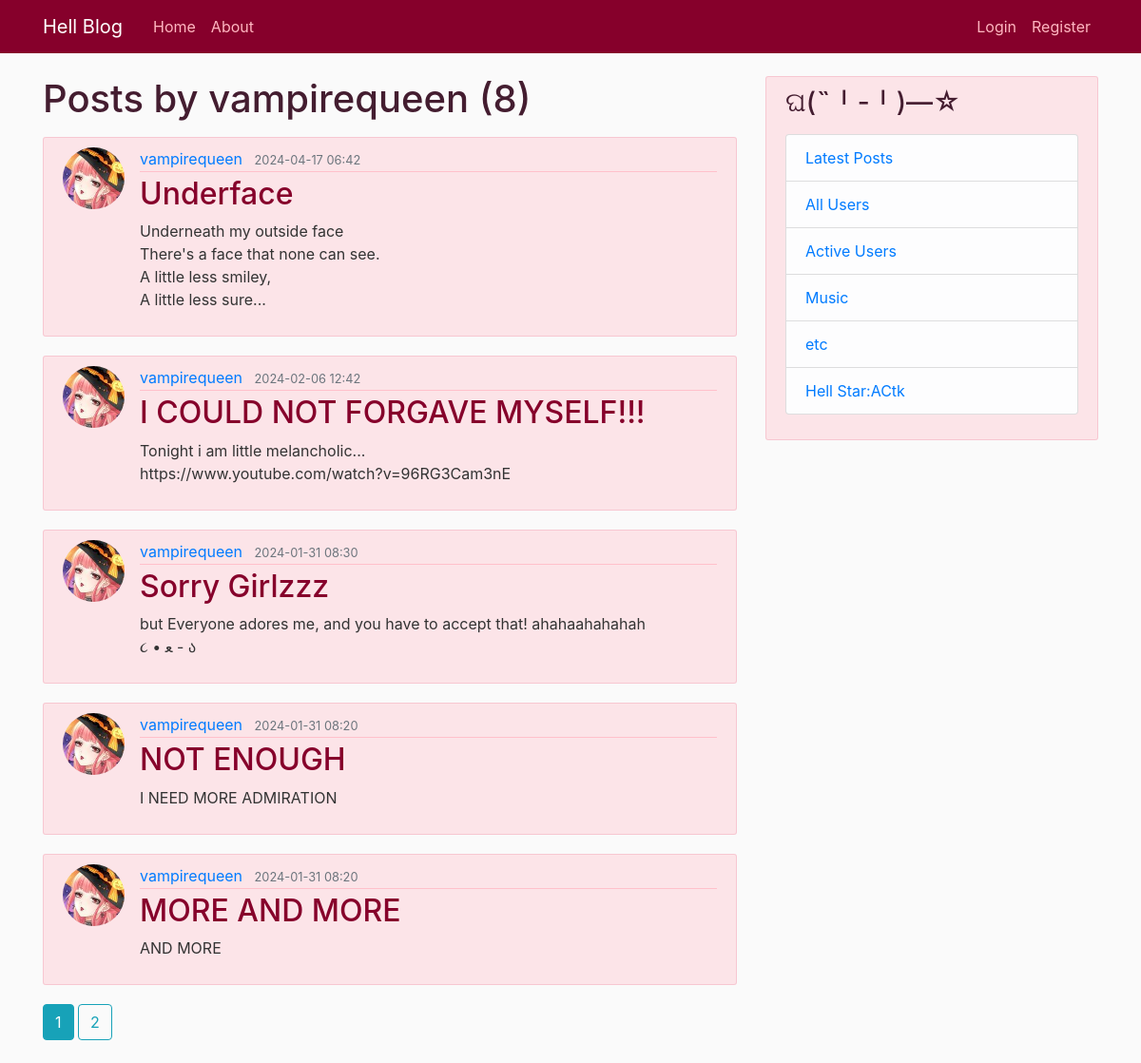
/user/vampirequeen, run on the app's committed database.
### flaskblog/models.py (models this page shows, shortened)
class User(db.Model, UserMixin):
    id = db.Column(db.Integer, primary_key=True)
    username = db.Column(db.String(20), unique=True, nullable=False)
    firstname = db.Column(db.String(20), nullable=False)
    middlename = db.Column(db.String(20))
    lastname = db.Column(db.String(20), nullable=False)
    birthdate = db.Column(db.DateTime, nullable=False)
    email = db.Column(db.String(120), unique=True, nullable=False)
    image_file = db.Column(db.String(20), nullable=False, default='default.jpg')
    password = db.Column(db.String(60), nullable=False)
    salt = db.Column(db.String(60), nullable=False)
    active = db.Column(db.Boolean, nullable=False, default=False)
    posts = db.relationship('Post', backref='author', lazy=True)
    online = db.relationship('ActiveUsers', backref='online', lazy=True)
    dislikes = db.relationship('Dislikes', backref='user', passive_deletes=True)

class Post(db.Model):
    id = db.Column(db.Integer, primary_key=True)
    title = db.Column(db.String(100), nullable=False)
    content = db.Column(db.Text, nullable=False)
    date_posted = db.Column(db.DateTime, nullable=False, default=datetime.utcnow)
    user_id = db.Column(db.Integer, db.ForeignKey('user.id'), nullable=False)
    dislikes = db.relationship('Dislikes', backref='post', passive_deletes=True)

### flaskblog/users/routes.py (the view)
@users.route("/user/<string:username>")
def user_posts(username):  # displaying a user's all posts
    page = request.args.get("page", 1, type=int)
    user = User.query.filter_by(username=username).first_or_404()
    posts = Post.query.filter_by(author=user).order_by(Post.date_posted.desc()).paginate(page=page, per_page=5)
    return render_template('user_posts.html', posts=posts, user=user)

### flaskblog/templates/user_posts.html
{% extends "layout.html" %}
{% block content %}
    <h1 class="mb-3">Posts by {{ user.username }} ({{ posts.total }})    </h1>
    {% for post in posts.items %}
        <article class="media content-section">
            <img class="rounded-circle article-img" src="{{ url_for('static', filename='profile_pics/' + post.author.image_file) }}">
            <div class="media-body">
                <div class="article-metadata">
                    <a class="mr-2" href="{{ url_for('users.user_posts', username=post.author.username) }}">{{ post.author.username }}</a>
                    <small class="text-muted">{{ post.date_posted.strftime('%Y-%m-%d %H:%M') }}</small>
                </div>
                <h2><a class="article-title" href="{{ url_for('posts.post', post_id=post.id) }}">{{ post.title }}</a></h2>
                <p class="article-content">{{ post.content }}</p>
            </div>
        </article>
    {% endfor %}
    {% for page_num in posts.iter_pages(left_edge=1, right_edge=1, left_current=1, right_current=2) %}
        {% if page_num %}
            {% if posts.page == page_num %}
                <a class="btn btn-info mb-4" href="{{ url_for('users.user_posts', username=user.username, page=page_num) }}">
                    {{ page_num }}
                </a>
            {% else %}
                <a class="btn btn-outline-info mb-4" href="{{ url_for('users.user_posts', username=user.username, page=page_num) }}">
                    {{ page_num }}
                </a>
            {% endif %}
        {% else %}
            ...
        {% endif %}
    {% endfor %}
{% endblock content %}

### flaskblog/static/main.css (style rules this page uses)
body { background: #fafafa; color: #333333; margin-top: 5rem; }
h1, h2, h3, h4, h5, h6 { color: #441d30; }
.content-section { background: rgba(255, 192, 203, 0.39); padding: 10px 20px; border: 1px solid rgba(211, 14, 57, 0.13); border-radius: 3px; margin-bottom: 20px; }
.article-title { color: #86002b; }
.article-content { white-space: pre-line; }
.article-img { height: 65px; width: 65px; margin-right: 16px; }
.article-metadata { padding-bottom: 1px; margin-bottom: 4px; border-bottom: 1px solid #ffc0cb; }

### data on the page
User: username "vampirequeen"
Post: image_file (picture), author.username "vampirequeen", date_posted "2024-04-17 06:42", title "Underface", content "Underneath my outside face There's a face that none can see. A little less smiley, A little less sure..."
Post: image_file (picture), author.username "vampirequeen", date_posted "2024-02-06 12:42", title "I COULD NOT FORGAVE MYSELF!!!", content "Tonight i am little melancholic... https://www.youtube.com/watch?v=96RG3Cam3nE"
Post: image_file (picture), author.username "vampirequeen", date_posted "2024-01-31 08:30", title "Sorry Girlzzz", content "but Everyone adores me, and you have to accept that! ahahaahahahah ૮ • ﻌ - ა"
Post: image_file (picture), author.username "vampirequeen", date_posted "2024-01-31 08:20", title "NOT ENOUGH", content "I NEED MORE ADMIRATION"
Post: image_file (picture), author.username "vampirequeen", date_posted "2024-01-31 08:20", title "MORE AND MORE", content "AND MORE"

### other printed values
{{ posts.total }} "8"
{{ page_num }} "1"
{{ page_num }} "2"
